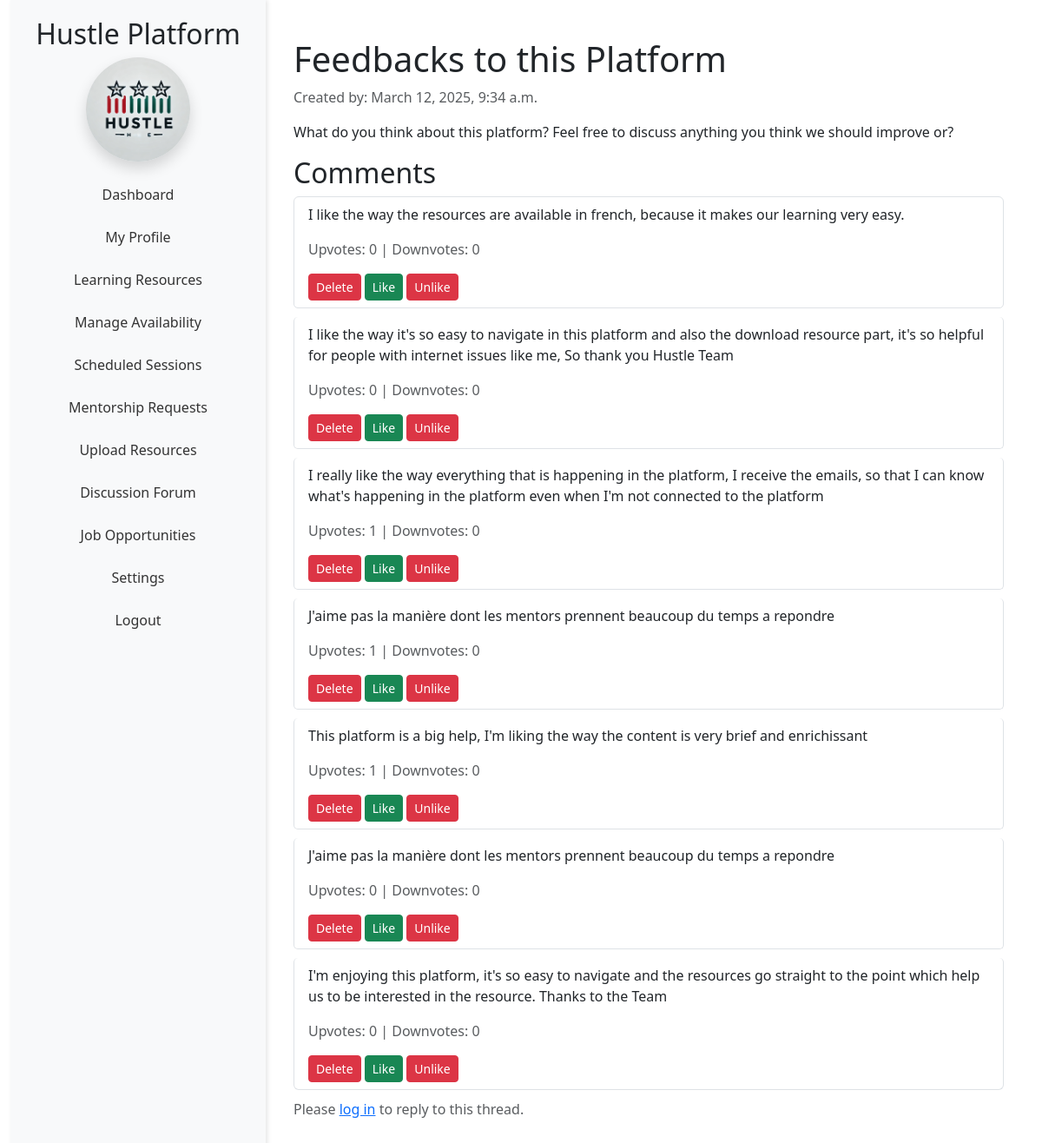
The page /mentorthread/1/ on the database its author committed.
### capstone/models.py (models this page shows, shortened)
class Thread(models.Model):
    title = models.CharField(max_length=200)
    description = models.TextField()
    created_by = models.ForeignKey(User, on_delete=models.CASCADE, related_name='threads')
    created_at = models.DateTimeField(auto_now_add=True)
    updated_at = models.DateTimeField(auto_now=True)
    upvotes = models.IntegerField(default=0)  # <-- Ensure this field is present
    downvotes = models.IntegerField(default=0)
    tags = models.CharField(max_length=100, blank=True)  # Optional: For categorizing threads

class Comment(models.Model):
    thread = models.ForeignKey(Thread, on_delete=models.CASCADE, related_name='comments')
    user = models.ForeignKey(User, on_delete=models.CASCADE, related_name='comments')
    text = models.TextField()
    created_at = models.DateTimeField(auto_now_add=True)
    updated_at = models.DateTimeField(auto_now=True)
    upvotes = models.IntegerField(default=0)
    downvotes = models.IntegerField(default=0)

### capstone/views.py (the view)
# urls.py: path('mentorthread/<int:thread_id>/', views.mentorthread_detail, name='mentorthread_detail'),
def mentorthread_detail(request, thread_id):
    thread = get_object_or_404(Thread, id=thread_id)
    return render(request, 'capstone/mentor-thread_detail.html', {'thread': thread})

### capstone/templatetags/custom_filters.py (called while the page is built)
@register.filter
def translate(text, target_lang):
    return text

### capstone/templates/capstone/mentor-thread_detail.html
{% extends 'mentor-base.html' %}
{% load custom_filters %}
{% block mentor_content %}
<div class="container mt-4">
    <h1>{{ thread.title|translate:user.language_preference }}</h1>
    <p class="text-muted">{{ "Created by:"|translate:user.language_preference }} {{ thread.created_at }}</p>
    <p>{{ thread.description|translate:user.language_preference }}</p>
    <h2>{{ "Comments"|translate:user.language_preference }}</h2>
    <ul class="list-group">
        {% for comment in thread.comments.all %}
            <li class="list-group-item">
                <p>{{ comment.text|translate:user.language_preference }}</p>
                <p class="text-muted">
                    {{ "Upvotes:"|translate:user.language_preference }} {{ comment.upvotes }} |
                    {{ "Downvotes:"|translate:user.language_preference }} {{ comment.downvotes }}
                </p>
                <div class="comment-actions">
                    <a href="{% url 'mdelete_comment' comment.id %}" class="btn btn-danger btn-sm">
                        {{ "Delete"|translate:user.language_preference }}
                    </a>
                    <a href="{% url 'mvote_comment' comment.id 'upvote' %}" class="btn btn-success btn-sm">
                        {{ "Like"|translate:user.language_preference }}
                    </a>
                    <a href="{% url 'mvote_comment' comment.id 'downvote' %}" class="btn btn-danger btn-sm">
                        {{ "Unlike"|translate:user.language_preference }}
                    </a>
                </div>
            </li>
        {% empty %}
            <li class="list-group-item">{{ "No comments yet. Be the first to comment!"|translate:user.language_preference }}</li>
        {% endfor %}
    </ul>
    {% if request.user.is_authenticated %}
        <div class="reply-form mt-4">
            <h3>{{ "Reply to Thread"|translate:user.language_preference }}</h3>
            <form method="post" action="{% url 'reply_to_thread' thread.id %}">
                {% csrf_token %}
                <textarea name="text" class="form-control" rows="4" required></textarea>
                <button type="submit" class="btn btn-primary mt-2">{{ "Reply"|translate:user.language_preference }}</button>
            </form>
        </div>
    {% else %}
        <p class="text-muted">
            {{ "Please"|translate:user.language_preference }}
            <a href="{% url 'login' %}">{{ "log in"|translate:user.language_preference }}</a>
            {{ "to reply to this thread."|translate:user.language_preference }}
        </p>
    {% endif %}
</div>
{% endblock %}

### static/css/participant-styles.css (style rules this page uses)
.list-group-item { margin-bottom: 10px; border-radius: 5px; }

### capstone/templates/mentor-base.html (style rules this page uses)
html, body { height: 100%; margin: 0; overflow: hidden; }

### rows shown on the page
Thread: title|translate "Feedbacks to this Platform", created_at "March 12, 2025, 9:34 a.m.", description|translate "What do you think about this platform? Feel free to discuss anything you think we should improve or?"
Comment: text|translate "I like the way the resources are available in french, because it makes our learning very easy.", language_preference "Upvotes:", upvotes "0", language_preference "Downvotes:", downvotes "0", language_preference "Delete", language_preference "Like", language_preference "Unlike"
Comment: text|translate "I like the way it's so easy to navigate in this platform and also the download resource part, it's so helpful for people with internet issues like me, So thank you Hustle Team", language_preference "Upvotes:", upvotes "0", language_preference "Downvotes:", downvotes "0", language_preference "Delete", language_preference "Like", language_preference "Unlike"
Comment: text|translate "I really like the way everything that is happening in the platform, I receive the emails, so that I can know what's happening in the platform even when I'm not connected to the platform", language_preference "Upvotes:", upvotes "1", language_preference "Downvotes:", downvotes "0", language_preference "Delete", language_preference "Like", language_preference "Unlike"
Comment: text|translate "J'aime pas la manière dont les mentors prennent beaucoup du temps a repondre", language_preference "Upvotes:", upvotes "1", language_preference "Downvotes:", downvotes "0", language_preference "Delete", language_preference "Like", language_preference "Unlike"
Comment: text|translate "This platform is a big help, I'm liking the way the content is very brief and enrichissant", language_preference "Upvotes:", upvotes "1", language_preference "Downvotes:", downvotes "0", language_preference "Delete", language_preference "Like", language_preference "Unlike"
Comment: text|translate "J'aime pas la manière dont les mentors prennent beaucoup du temps a repondre", language_preference "Upvotes:", upvotes "0", language_preference "Downvotes:", downvotes "0", language_preference "Delete", language_preference "Like", language_preference "Unlike"
Comment: text|translate "I'm enjoying this platform, it's so easy to navigate and the resources go straight to the point which help us to be interested in the resource. Thanks to the Team", language_preference "Upvotes:", upvotes "0", language_preference "Downvotes:", downvotes "0", language_preference "Delete", language_preference "Like", language_preference "Unlike"

### other values the page prints
{{ "Dashboard"|translate:user.language_preference }} "Dashboard"
{{ "My Profile"|translate:user.language_preference }} "My Profile"
{{ "Learning Resources"|translate:user.language_preference }} "Learning Resources"
{{ "Manage Availability"|translate:user.language_preference }} "Manage Availability"
{{ "Scheduled Sessions"|translate:user.language_preference }} "Scheduled Sessions"
{{ "Mentorship Requests"|translate:user.language_preference }} "Mentorship Requests"
{{ "Upload Resources"|translate:user.language_preference }} "Upload Resources"
{{ "Discussion Forum"|translate:user.language_preference }} "Discussion Forum"
{{ "Job Opportunities"|translate:user.language_preference }} "Job Opportunities"
{{ "Settings"|translate:user.language_preference }} "Settings"
{{ "Logout"|translate:user.language_preference }} "Logout"
{{ "Created by:"|translate:user.language_preference }} "Created by:"
{{ "Comments"|translate:user.language_preference }} "Comments"
{{ "Please"|translate:user.language_preference }} "Please"
{{ "log in"|translate:user.language_preference }} "log in"
